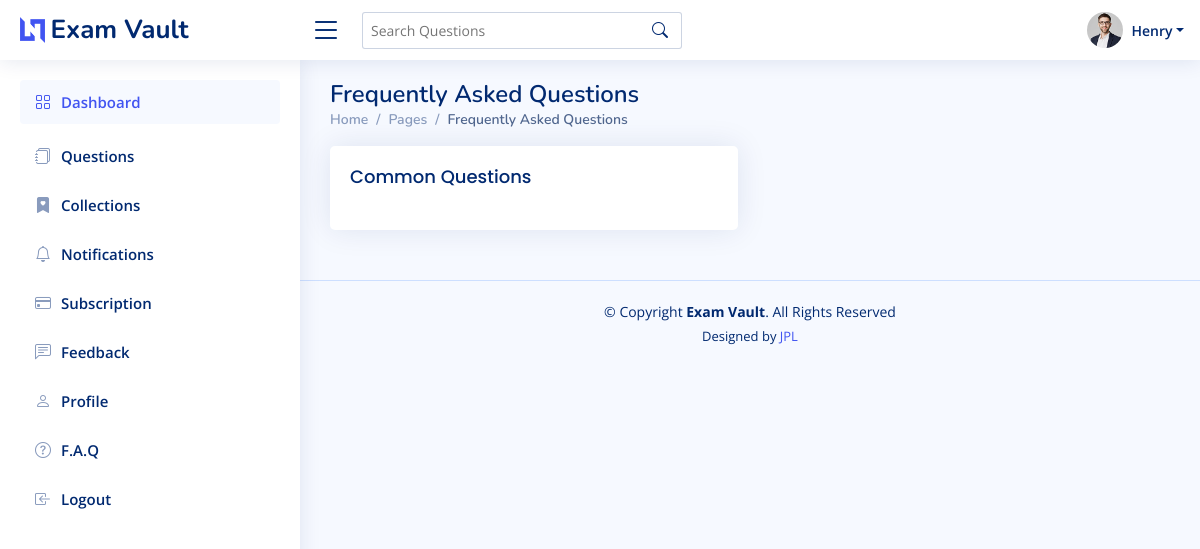
/faq/ (signed in), run on an earlier commit of the app's database.
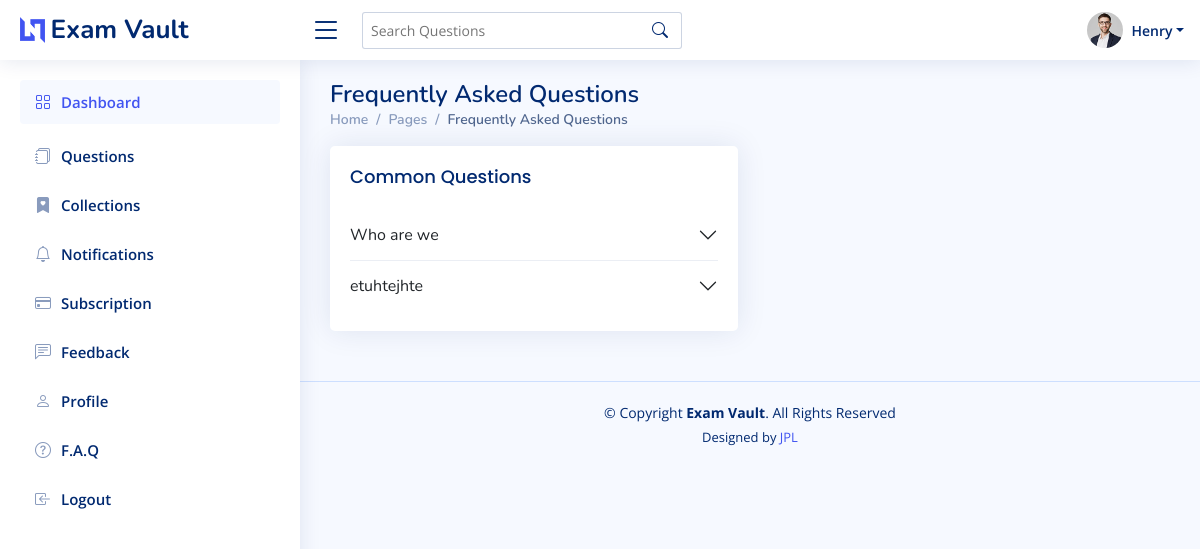
And on a later commit of the database.
### users/models.py (models this page shows, shortened)
class FrequentlyAskedQuestion(models.Model):
    question = models.CharField(max_length=255)
    answer = models.TextField()
    timestamp = models.DateTimeField(auto_now_add=True)

### users/views.py (the view)
# urls.py: path('faq/', views.faq_view, name='faq'),
@login_required
def faq_view(request):
    faqs = FrequentlyAskedQuestion.objects.all()
    context = {'faqs':faqs}
    return render(request, 'faq.html', context)

### users/models.py (called while the page is built)
    def __str__(self):
        return self.username

### users/templates/faq.html (shortened to what this page needs)
{% extends 'base.html' %}
{% block content %}
<div class="pagetitle">
      <h1>Frequently Asked Questions</h1>
      <nav>
        <ol class="breadcrumb">
          <li class="breadcrumb-item"><a href="{% url 'users:dashboard' %}">Home</a></li>
          <li class="breadcrumb-item">Pages</li>
          <li class="breadcrumb-item active">Frequently Asked Questions</li>
        </ol>
      </nav>
    </div>
      <section class="section faq">
      <div class="row">
        <div class="col-lg-6">
          <div class="card">
            <div class="card-body">
              <h5 class="card-title">Common Questions</h5>
              <div class="accordion accordion-flush" id="faq-group-1">
                {% for faq in faqs %}
                <div class="accordion-item">
                  <h2 class="accordion-header">
                    <button class="accordion-button collapsed" data-bs-target="#faqsOne-1" type="button" data-bs-toggle="collapse">
                      {{faq.question}}
                    </button>
                  </h2>
                </div>
              {% endfor %}
              </div>
            </div>
          </div>
        </div>
      </div>
    </section>
{% endblock %}

What changed in the data, as far as the page shows it:
added FrequentlyAskedQuestion: question "Who are we"
added FrequentlyAskedQuestion: question "etuhtejhte"
